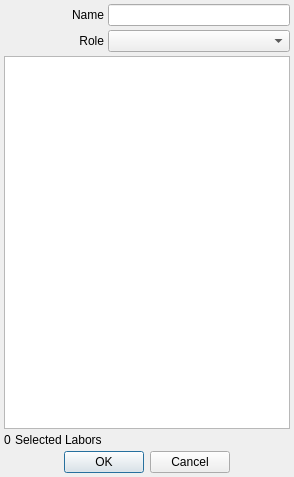
<?xml version="1.0" encoding="UTF-8"?>
<ui version="4.0">
 <class>SuperLaborEditor</class>
 <widget class="QDialog" name="SuperLaborEditor">
  <property name="geometry">
   <rect>
    <x>0</x>
    <y>0</y>
    <width>294</width>
    <height>477</height>
   </rect>
  </property>
  <property name="windowTitle">
   <string>Super Labor</string>
  </property>
  <property name="windowIcon">
   <iconset resource="../resources.qrc">
    <normaloff>:/img/hammer.png</normaloff>:/img/hammer.png</iconset>
  </property>
  <layout class="QVBoxLayout" name="verticalLayout">
   <property name="spacing">
    <number>4</number>
   </property>
   <property name="leftMargin">
    <number>4</number>
   </property>
   <property name="topMargin">
    <number>4</number>
   </property>
   <property name="rightMargin">
    <number>4</number>
   </property>
   <property name="bottomMargin">
    <number>4</number>
   </property>
   <item>
    <layout class="QHBoxLayout" name="horizontalLayout" stretch="1,2">
     <item>
      <widget class="QLabel" name="lbl_name">
       <property name="sizePolicy">
        <sizepolicy hsizetype="Expanding" vsizetype="Preferred">
         <horstretch>0</horstretch>
         <verstretch>0</verstretch>
        </sizepolicy>
       </property>
       <property name="minimumSize">
        <size>
         <width>100</width>
         <height>20</height>
        </size>
       </property>
       <property name="maximumSize">
        <size>
         <width>100</width>
         <height>20</height>
        </size>
       </property>
       <property name="text">
        <string>Name</string>
       </property>
       <property name="alignment">
        <set>Qt::AlignRight|Qt::AlignTrailing|Qt::AlignVCenter</set>
       </property>
       <property name="buddy">
        <cstring>name_edit</cstring>
       </property>
      </widget>
     </item>
     <item>
      <widget class="QLineEdit" name="name_edit">
       <property name="minimumSize">
        <size>
         <width>0</width>
         <height>0</height>
        </size>
       </property>
       <property name="maximumSize">
        <size>
         <width>16777215</width>
         <height>16777215</height>
        </size>
       </property>
      </widget>
     </item>
    </layout>
   </item>
   <item>
    <layout class="QHBoxLayout" name="horizontalLayout_5" stretch="1,0">
     <item>
      <widget class="QLabel" name="lbl_roles">
       <property name="minimumSize">
        <size>
         <width>100</width>
         <height>20</height>
        </size>
       </property>
       <property name="maximumSize">
        <size>
         <width>100</width>
         <height>20</height>
        </size>
       </property>
       <property name="text">
        <string>Role</string>
       </property>
       <property name="alignment">
        <set>Qt::AlignRight|Qt::AlignTrailing|Qt::AlignVCenter</set>
       </property>
       <property name="buddy">
        <cstring>name_edit</cstring>
       </property>
      </widget>
     </item>
     <item>
      <widget class="QComboBox" name="cb_roles">
       <property name="sizePolicy">
        <sizepolicy hsizetype="Expanding" vsizetype="Fixed">
         <horstretch>0</horstretch>
         <verstretch>0</verstretch>
        </sizepolicy>
       </property>
       <property name="minimumSize">
        <size>
         <width>0</width>
         <height>0</height>
        </size>
       </property>
       <property name="maximumSize">
        <size>
         <width>16777215</width>
         <height>16777215</height>
        </size>
       </property>
      </widget>
     </item>
    </layout>
   </item>
   <item>
    <widget class="QListWidget" name="labor_list">
     <property name="editTriggers">
      <set>QAbstractItemView::NoEditTriggers</set>
     </property>
     <property name="selectionMode">
      <enum>QAbstractItemView::NoSelection</enum>
     </property>
     <property name="uniformItemSizes">
      <bool>true</bool>
     </property>
     <property name="sortingEnabled">
      <bool>false</bool>
     </property>
    </widget>
   </item>
   <item>
    <layout class="QHBoxLayout" name="horizontalLayout_2" stretch="0,0">
     <item>
      <widget class="QLabel" name="lbl_count">
       <property name="sizePolicy">
        <sizepolicy hsizetype="Minimum" vsizetype="Preferred">
         <horstretch>0</horstretch>
         <verstretch>0</verstretch>
        </sizepolicy>
       </property>
       <property name="minimumSize">
        <size>
         <width>0</width>
         <height>0</height>
        </size>
       </property>
       <property name="maximumSize">
        <size>
         <width>25</width>
         <height>16777215</height>
        </size>
       </property>
       <property name="text">
        <string>0</string>
       </property>
      </widget>
     </item>
     <item>
      <widget class="QLabel" name="lbl_selection_count">
       <property name="sizePolicy">
        <sizepolicy hsizetype="Expanding" vsizetype="Preferred">
         <horstretch>0</horstretch>
         <verstretch>0</verstretch>
        </sizepolicy>
       </property>
       <property name="text">
        <string>Selected Labors</string>
       </property>
      </widget>
     </item>
    </layout>
   </item>
   <item>
    <layout class="QHBoxLayout" name="horizontalLayout_3">
     <item>
      <widget class="QDialogButtonBox" name="buttonBox">
       <property name="orientation">
        <enum>Qt::Horizontal</enum>
       </property>
       <property name="standardButtons">
        <set>QDialogButtonBox::Cancel|QDialogButtonBox::Ok</set>
       </property>
       <property name="centerButtons">
        <bool>true</bool>
       </property>
      </widget>
     </item>
    </layout>
   </item>
  </layout>
 </widget>
 <resources>
  <include location="../resources.qrc"/>
 </resources>
 <connections>
  <connection>
   <sender>buttonBox</sender>
   <signal>rejected()</signal>
   <receiver>SuperLaborEditor</receiver>
   <slot>reject()</slot>
   <hints>
    <hint type="sourcelabel">
     <x>146</x>
     <y>455</y>
    </hint>
    <hint type="destinationlabel">
     <x>146</x>
     <y>238</y>
    </hint>
   </hints>
  </connection>
 </connections>
</ui>
